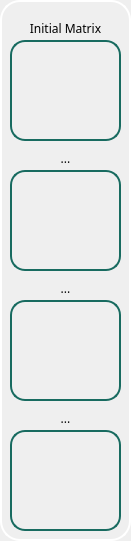
      <widget class="QFrame" name="frame">
       <property name="geometry">
        <rect>
         <x>230</x>
         <y>150</y>
         <width>131</width>
         <height>541</height>
        </rect>
       </property>
       <property name="styleSheet">
        <string notr="true">border: 2px solid white;
border-radius: 20px;</string>
       </property>
       <property name="frameShape">
        <enum>QFrame::StyledPanel</enum>
       </property>
       <property name="frameShadow">
        <enum>QFrame::Raised</enum>
       </property>
       <widget class="QLabel" name="matrix00">
        <property name="geometry">
         <rect>
          <x>10</x>
          <y>40</y>
          <width>111</width>
          <height>101</height>
         </rect>
        </property>
        <property name="styleSheet">
         <string notr="true">border: 2px solid #186b60;
border-radius: 15px;</string>
        </property>
        <property name="text">
         <string/>
        </property>
       </widget>
       <widget class="QLabel" name="matrix10">
        <property name="geometry">
         <rect>
          <x>10</x>
          <y>170</y>
          <width>111</width>
          <height>101</height>
         </rect>
        </property>
        <property name="styleSheet">
         <string notr="true">border: 2px solid #186b60;
border-radius: 15px;</string>
        </property>
        <property name="text">
         <string/>
        </property>
       </widget>
       <widget class="QLabel" name="matrix20">
        <property name="geometry">
         <rect>
          <x>10</x>
          <y>300</y>
          <width>111</width>
          <height>101</height>
         </rect>
        </property>
        <property name="styleSheet">
         <string notr="true">border: 2px solid #186b60;
border-radius: 15px;</string>
        </property>
        <property name="text">
         <string/>
        </property>
       </widget>
       <widget class="QLabel" name="matrix30">
        <property name="geometry">
         <rect>
          <x>10</x>
          <y>430</y>
          <width>111</width>
          <height>101</height>
         </rect>
        </property>
        <property name="styleSheet">
         <string notr="true">border: 2px solid #186b60;
border-radius: 15px;</string>
        </property>
        <property name="text">
         <string/>
        </property>
       </widget>
       <widget class="QLabel" name="matrix_title_2">
        <property name="geometry">
         <rect>
          <x>10</x>
          <y>20</y>
          <width>111</width>
          <height>16</height>
         </rect>
        </property>
        <property name="maximumSize">
         <size>
          <width>16777215</width>
          <height>16</height>
         </size>
        </property>
        <property name="font">
         <font>
          <family>Space Grotesk Medium</family>
          <pointsize>9</pointsize>
          <italic>false</italic>
          <bold>false</bold>
         </font>
        </property>
        <property name="styleSheet">
         <string notr="true">border: none;
font: 500 9pt &quot;Space Grotesk Medium&quot;;</string>
        </property>
        <property name="text">
         <string>Initial Matrix</string>
        </property>
        <property name="alignment">
         <set>Qt::AlignCenter</set>
        </property>
       </widget>
       <widget class="QLabel" name="placeholder_1">
        <property name="geometry">
         <rect>
          <x>10</x>
          <y>150</y>
          <width>111</width>
          <height>16</height>
         </rect>
        </property>
        <property name="maximumSize">
         <size>
          <width>16777215</width>
          <height>16</height>
         </size>
        </property>
        <property name="font">
         <font>
          <family>Space Grotesk Medium</family>
          <pointsize>9</pointsize>
          <italic>false</italic>
          <bold>false</bold>
         </font>
        </property>
        <property name="styleSheet">
         <string notr="true">border: none;
font: 500 9pt &quot;Space Grotesk Medium&quot;;</string>
        </property>
        <property name="text">
         <string>...</string>
        </property>
        <property name="alignment">
         <set>Qt::AlignCenter</set>
        </property>
       </widget>
       <widget class="QLabel" name="placeholder_2">
        <property name="geometry">
         <rect>
          <x>10</x>
          <y>280</y>
          <width>111</width>
          <height>16</height>
         </rect>
        </property>
        <property name="maximumSize">
         <size>
          <width>16777215</width>
          <height>16</height>
         </size>
        </property>
        <property name="font">
         <font>
          <family>Space Grotesk Medium</family>
          <pointsize>9</pointsize>
          <italic>false</italic>
          <bold>false</bold>
         </font>
        </property>
        <property name="styleSheet">
         <string notr="true">border: none;
font: 500 9pt &quot;Space Grotesk Medium&quot;;</string>
        </property>
        <property name="text">
         <string>...</string>
        </property>
        <property name="alignment">
         <set>Qt::AlignCenter</set>
        </property>
       </widget>
       <widget class="QLabel" name="placeholder_3">
        <property name="geometry">
         <rect>
          <x>10</x>
          <y>410</y>
          <width>111</width>
          <height>16</height>
         </rect>
        </property>
        <property name="maximumSize">
         <size>
          <width>16777215</width>
          <height>16</height>
         </size>
        </property>
        <property name="font">
         <font>
          <family>Space Grotesk Medium</family>
          <pointsize>9</pointsize>
          <italic>false</italic>
          <bold>false</bold>
         </font>
        </property>
        <property name="styleSheet">
         <string notr="true">border: none;
font: 500 9pt &quot;Space Grotesk Medium&quot;;</string>
        </property>
        <property name="text">
         <string>...</string>
        </property>
        <property name="alignment">
         <set>Qt::AlignCenter</set>
        </property>
       </widget>
      </widget>
